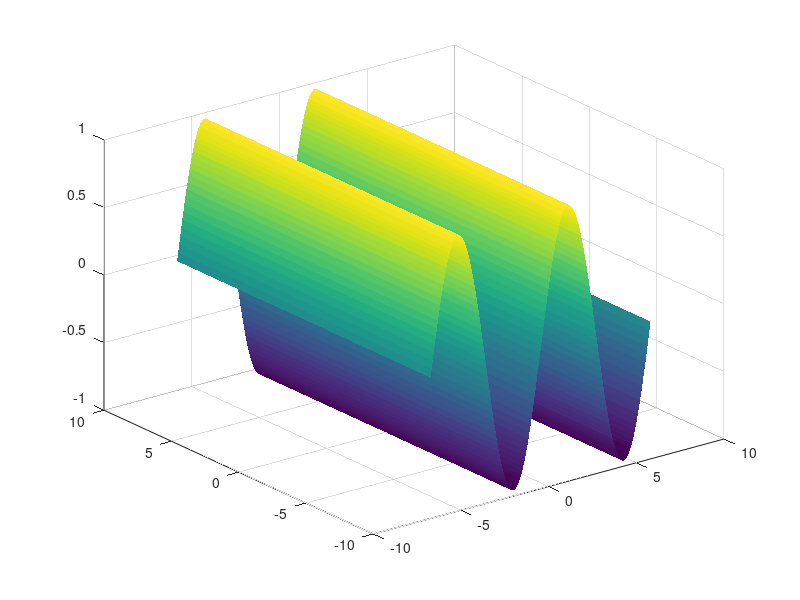

The MATLAB script that drew this image: (Note: this script raises an error after producing the figure.)
%function AnimacionD1(t,x,p)
function animacionPrueba001


%[m n] = size(p);
%
%y = p(1,:);
%
%h = plot(x,y,'YDataSource','y','LineWidth',2);
%axis([x(1) x(length(x)) -.5 .5])

%for m=2:length(t)
%    y = p(m,:);
%    refreshdata(h,'caller')
%    drawnow; 
%    pause(.05)
%end
%
k=2;
l=3;
w = 0.5;

x = -k*pi:0.06:k*pi;
y = -l*pi:0.06:l*pi;
t = 0:100;

[X Y] = meshgrid(x,y);

for i=1:length(t)
   Zp(:,:,i) = sin(X-w*(t(i)));
end

%surface(X2, Y2, Z1Pk,'EdgeColor', 'none'), view(3)
%h = plot(x,y,'YDataSource','y','LineWidth',2);
Z = Zp(:,:,1);
h = surf(X,Y,Z, 'ZDataSource', 'Z', 'EdgeColor', 'none');

for m=2:length(t)
    Z = Zp(:,:,m);
    refreshdata(h,'caller')
    drawnow; 
    pause(.15)
end


%
%figure 
%Z = peaks;
%surf(Z)
%axis tight manual 
%ax = gca;
%ax.NextPlot = 'replaceChildren';
%loops = 40;
%F(loops) = struct('cdata',[],'colormap',[]);
%for j = 1:loops
%    X = sin(j*pi/10)*Z;
%    surf(X,Z)
%    drawnow
%    F(j) = getframe;
%end
%
%
